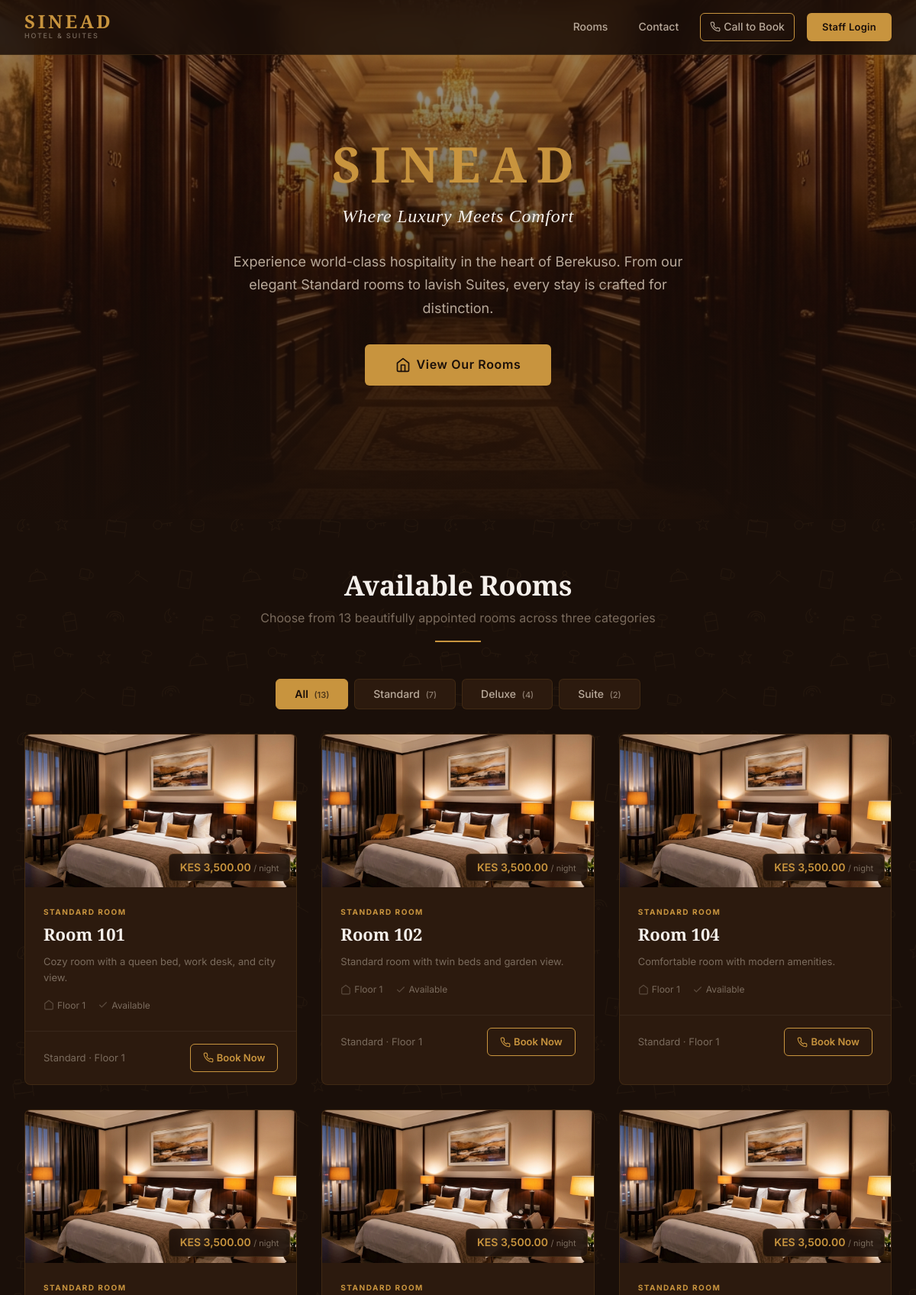
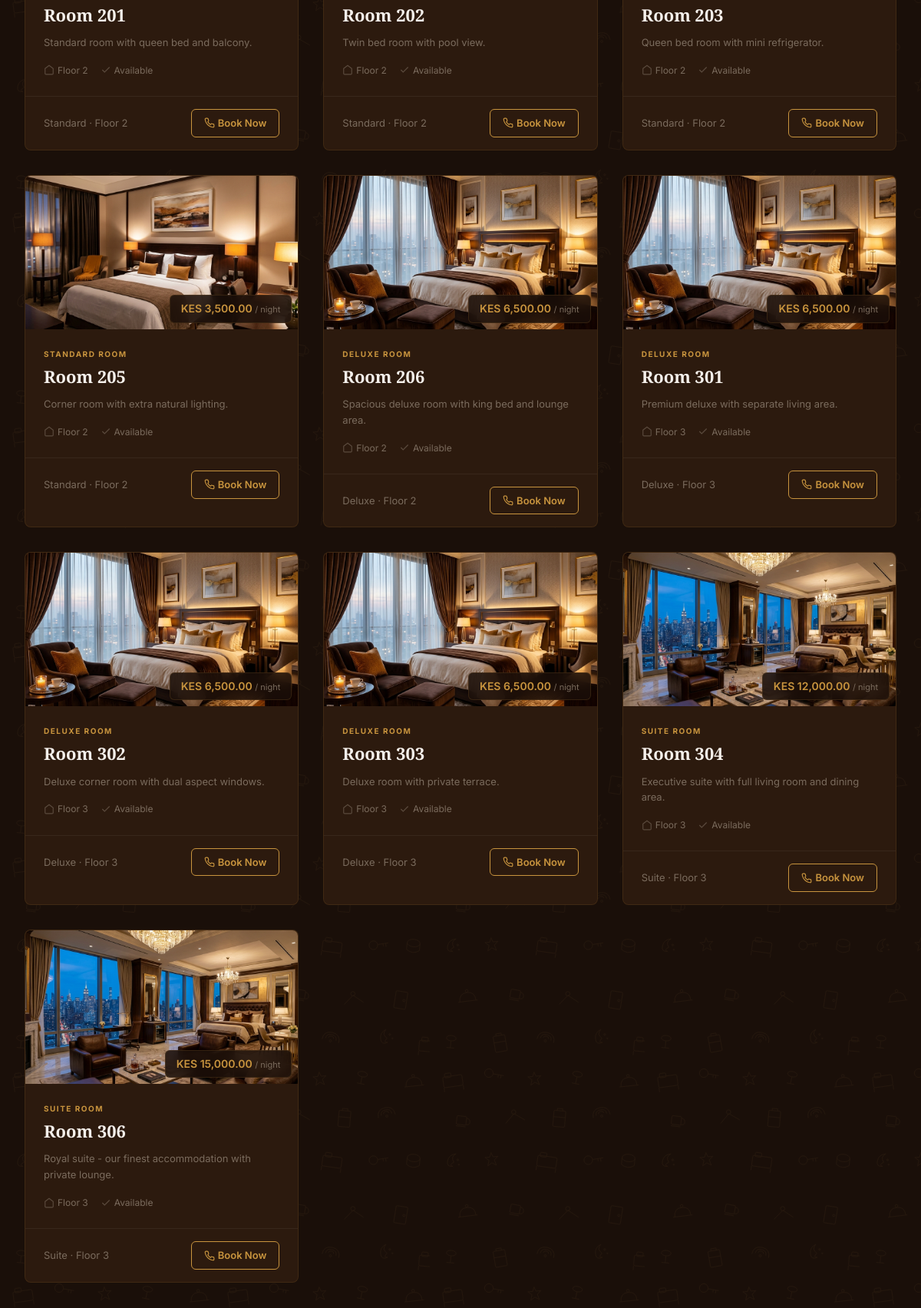
/index.php?page=listing (upper part), run on the app's committed database (2 pictures, top to bottom).
### tables this page shows
CREATE TABLE rooms (
    id              INT AUTO_INCREMENT PRIMARY KEY,
    room_number     VARCHAR(10)    NOT NULL UNIQUE,
    type            ENUM('Standard', 'Deluxe', 'Suite') NOT NULL DEFAULT 'Standard',
    floor           INT            NOT NULL DEFAULT 1,
    price_per_night DECIMAL(10, 2) NOT NULL,
    status          ENUM('Available', 'Occupied', 'Maintenance') NOT NULL DEFAULT 'Available',
    description     TEXT           DEFAULT NULL,
    image_path      VARCHAR(255)   DEFAULT NULL COMMENT 'Relative path under assets/, e.g. images/rooms/room-101-abc.jpg',
    created_at      DATETIME       NOT NULL DEFAULT CURRENT_TIMESTAMP,
    updated_at      DATETIME       NOT NULL DEFAULT CURRENT_TIMESTAMP ON UPDATE CURRENT_TIMESTAMP,

    INDEX idx_rooms_status (status),
    INDEX idx_rooms_type (type),
    INDEX idx_rooms_floor (floor)
);

### controllers/ListingController.php (called while the page is built, shortened)
<?php
$db = Database::getInstance();
$typeFilter = $_GET['type'] ?? '';
$where = "WHERE status = 'Available'";
$params = [];
$stmt = $db->prepare("SELECT * FROM rooms {$where} ORDER BY type ASC, room_number ASC");
$stmt->execute($params);
$rooms = $stmt->fetchAll();
$typeCounts = $db->query("
    SELECT type, COUNT(*) as count
    FROM rooms
    WHERE status = 'Available'
    GROUP BY type
")->fetchAll(PDO::FETCH_KEY_PAIR);
$totalAvailable = array_sum($typeCounts);
require_once VIEWS_PATH . '/listing/index.php';

### helpers/functions.php (called while the page is built, shortened)
<?php
function sanitize(string $data): string
{
    $data = trim($data);
    $data = stripslashes($data);
    $data = htmlspecialchars($data, ENT_QUOTES, 'UTF-8');
    return $data;
}
function url(string $page, array $params = []): string
{
    $url = BASE_URL . '/index.php?page=' . urlencode($page);
    foreach ($params as $key => $value) {
        $url .= '&' . urlencode($key) . '=' . urlencode($value);
    }
    return $url;
}
function asset(string $path): string
{
    return BASE_URL . '/assets/' . ltrim($path, '/');
}
function formatCurrency(float $amount): string
{
    return 'KES ' . number_format($amount, 2);
}

### views/listing/index.php (the view, shortened to what this page needs)
<!DOCTYPE html>
<html lang="en">
<head>
    <link rel="stylesheet" href="<?php echo asset('css/main.css'); ?>">
    <link rel="stylesheet" href="<?php echo asset('css/listing.css'); ?>">
</head>
<body>
    <nav class="listing-nav" id="listingNav">
        <div class="listing-nav-brand">
            <h1>SINEAD</h1>
            <span>Hotel &amp; Suites</span>
        </div>
        <div class="listing-nav-links">
            <a href="#rooms">Rooms</a>
            <a href="#contact">Contact</a>
            <a href="tel:<?php echo HOTEL_PHONE; ?>" class="btn-book-cta" style="border-color: var(--accent-gold);">
                Call to Book
            </a>
            <a href="<?php echo url('login'); ?>" class="btn-login-link">Staff Login</a>
        </div>
    </nav>
    <section class="listing-hero">
        <div class="listing-hero-bg" style="background-image: url('<?php echo asset('images/hero-login.png'); ?>');"></div>
        <div class="listing-hero-overlay"></div>
        <div class="listing-hero-content">
            <h1>SINEAD</h1>
            <p class="hero-tagline">Where Luxury Meets Comfort</p>
            <p>Experience world-class hospitality in the heart of Berekuso. From our elegant Standard rooms to lavish Suites, every stay is crafted for distinction.</p>
            <a href="#rooms" class="btn-hero">
                <svg xmlns="http://www.w3.org/2000/svg" width="20" height="20" viewBox="0 0 24 24" fill="none" stroke="currentColor" stroke-width="2" stroke-linecap="round" stroke-linejoin="round"><path d="M3 9l9-7 9 7v11a2 2 0 0 1-2 2H5a2 2 0 0 1-2-2z"></path><polyline points="9 22 9 12 15 12 15 22"></polyline></svg>
                View Our Rooms
            </a>
        </div>
    </section>
    <section class="listing-section" id="rooms">
        <div class="listing-section-header">
            <h2>Available Rooms</h2>
            <p>Choose from <?php echo $totalAvailable; ?> beautifully appointed rooms across three categories</p>
            <div class="accent-line"></div>
        </div>
        <div class="type-tabs">
            <a href="<?php echo url('listing'); ?>#rooms"
               class="type-tab <?php echo $typeFilter === '' ? 'active' : ''; ?>">
                All <span class="tab-count">(<?php echo $totalAvailable; ?>)</span>
            </a>
            <?php foreach (ROOM_TYPES as $rType): ?>
                <?php $count = $typeCounts[$rType] ?? 0; ?>
                <?php if ($count > 0): ?>
                <a href="<?php echo url('listing', ['type' => $rType]); ?>#rooms"
                   class="type-tab <?php echo $typeFilter === $rType ? 'active' : ''; ?>">
                    <?php echo sanitize($rType); ?> <span class="tab-count">(<?php echo $count; ?>)</span>
                </a>
                <?php endif; ?>
            <?php endforeach; ?>
        </div>
        <?php if (empty($rooms)): ?>
            <div style="text-align: center; padding: var(--space-3xl) 0; color: var(--text-muted);">
                <svg xmlns="http://www.w3.org/2000/svg" width="64" height="64" viewBox="0 0 24 24" fill="none" stroke="currentColor" stroke-width="1" stroke-linecap="round" stroke-linejoin="round" style="margin: 0 auto var(--space-lg); display: block; opacity: 0.3;">
                    <path d="M3 9l9-7 9 7v11a2 2 0 0 1-2 2H5a2 2 0 0 1-2-2z"></path>
                </svg>
                <h3 style="color: var(--text-secondary); margin-bottom: var(--space-sm);">No Rooms Available</h3>
                <p>All rooms are currently occupied. Please call us for upcoming availability.</p>
                <a href="tel:<?php echo HOTEL_PHONE; ?>" class="btn-hero" style="margin-top: var(--space-lg);">
                    <svg xmlns="http://www.w3.org/2000/svg" width="20" height="20" viewBox="0 0 24 24" fill="none" stroke="currentColor" stroke-width="2"><path d="M22 16.92v3a2 2 0 0 1-2.18 2 19.79 19.79 0 0 1-8.63-3.07 19.5 19.5 0 0 1-6-6 19.79 19.79 0 0 1-3.07-8.67A2 2 0 0 1 4.11 2h3a2 2 0 0 1 2 1.72 12.84 12.84 0 0 0 .7 2.81 2 2 0 0 1-.45 2.11L8.09 9.91a16 16 0 0 0 6 6l1.27-1.27a2 2 0 0 1 2.11-.45 12.84 12.84 0 0 0 2.81.7A2 2 0 0 1 22 16.92z"></path></svg>
                    Call <?php echo HOTEL_PHONE; ?>
                </a>
            </div>
        <?php else: ?>
            <div class="listing-rooms-grid">
                <?php
                    $imageMap = [
                        'Standard' => 'room-standard.png',
                        'Deluxe'   => 'room-deluxe.png',
                        'Suite'    => 'room-suite.png'
                    ];
                    $amenitiesByType = [
                        'Standard' => ['Free Wi-Fi', 'Air Conditioning', 'LCD TV', 'Room Service', 'En-suite Bathroom', 'Daily Housekeeping'],
                        'Deluxe'   => ['Free Wi-Fi', 'Air Conditioning', 'Smart TV', 'Mini Bar', 'Premium Bedding', 'Room Service', 'Work Desk', 'En-suite Bathroom'],
                        'Suite'    => ['Free Wi-Fi', 'Air Conditioning', 'Smart TV', 'Full Mini Bar', 'Living Area', 'Premium Bedding', 'Butler Service', 'Jacuzzi Bath', 'Work Desk', 'Room Service'],
                    ];
                ?>
                <?php foreach ($rooms as $room): ?>
                    <?php $roomImage = $imageMap[$room['type']] ?? 'room-standard.png'; ?>
                    <div class="listing-room-card"
                         onclick="openRoomModal(<?php echo htmlspecialchars(json_encode([
                             'room_number' => $room['room_number'],
                             'type'        => $room['type'],
                             'floor'       => $room['floor'],
                             'price'       => $room['price_per_night'],
                             'description' => $room['description'] ?? '',
                             'image'       => asset("images/{$roomImage}"),
                             'amenities'   => $amenitiesByType[$room['type']] ?? [],
                         ]), ENT_QUOTES, 'UTF-8'); ?>)">
                        <div class="listing-room-card-image-wrapper">
                            <img src="<?php echo asset("images/{$roomImage}"); ?>"
                                 alt="<?php echo sanitize($room['type']); ?> Room"
                                 class="listing-room-card-image"
                                 loading="lazy">
                            <div class="price-badge">
                                <?php echo formatCurrency($room['price_per_night']); ?> <span>/ night</span>
                            </div>
                        </div>
                        <div class="listing-room-card-body">
                            <div class="listing-room-card-type"><?php echo sanitize($room['type']); ?> Room</div>
                            <div class="listing-room-card-title">Room <?php echo sanitize($room['room_number']); ?></div>
                            <?php if (!empty($room['description'])): ?>
                                <div class="listing-room-card-desc"><?php echo sanitize($room['description']); ?></div>
                            <?php endif; ?>
                            <div class="listing-room-card-meta">
                                <span>
                                    <svg xmlns="http://www.w3.org/2000/svg" width="14" height="14" viewBox="0 0 24 24" fill="none" stroke="currentColor" stroke-width="2"><path d="M3 9l9-7 9 7v11a2 2 0 0 1-2 2H5a2 2 0 0 1-2-2z"></path></svg>
                                    Floor <?php echo (int)$room['floor']; ?>
                                </span>
                                <span>
                                    <svg xmlns="http://www.w3.org/2000/svg" width="14" height="14" viewBox="0 0 24 24" fill="none" stroke="currentColor" stroke-width="2"><polyline points="20 6 9 17 4 12"></polyline></svg>
                                    Available
                                </span>
                            </div>
                        </div>
                        <div class="listing-room-card-footer">
                            <span class="text-muted text-sm"><?php echo sanitize($room['type']); ?> · Floor <?php echo (int)$room['floor']; ?></span>
                            <span class="btn-book-cta" onclick="event.stopPropagation(); window.location.href='tel:<?php echo HOTEL_PHONE; ?>'">
                                Book Now
                            </span>
                        </div>
                    </div>
                <?php endforeach; ?>
            </div>
        <?php endif; ?>
    </section>
</body>
</html>

### assets/css/main.css (style rules this page uses)
:root { --bg-primary: #1A0F09; --bg-secondary: #2C1A0E; --bg-elevated: #3D2417; --bg-surface: #4A3228; --bg-hover: #5A4238; --accent-gold: #C8943E; --accent-gold-hover: #D4A84B; --accent-gold-light: rgba(200, 148, 62, 0.15); --accent-gold-glow: rgba(200, 148, 62, 0.3); --accent-amber: #E8B14A; --accent-purple: #7C5CBF; --accent-purple-light: rgba(124, 92, 191, 0.15); --text-primary: #F5F0EB; --text-secondary: #B8A99A; --text-muted: #7A6B5D; --text-inverse: #1A0F09; --success: #4A8C5C; --success-light: rgba(74, 140, 92, 0.15); --danger: #A94442; --danger-light: rgba(169, 68, 66, 0.15); --warning: #D4A84B; --warning-light: rgba(212, 168, 75, 0.15); --info: #5B8FB9; --info-light: rgba(91, 143, 185, 0.15); --border-color: rgba(200, 148, 62, 0.12); --border-subtle: rgba(245, 240, 235, 0.06); --border-accent: var(--accent-gold); --shadow-sm: 0 1px 3px rgba(0, 0, 0, 0.3); --shadow-md: 0 4px 12px rgba(0, 0, 0, 0.4); --shadow-lg: 0 8px 32px rgba(0, 0, 0, 0.5); --shadow-gold: 0 4px 20px rgba(200, 148, 62, 0.15); --space-xs: 0.25rem; --space-sm: 0.5rem; --space-md: 1rem; --space-lg: 1.5rem; --space-xl: 2rem; --space-2xl: 3rem; --space-3xl: 4rem; --radius-sm: 4px; --radius-md: 6px; --radius-lg: 8px; --transition-fast: 150ms ease; --transition-base: 250ms ease; --transition-slow: 400ms ease; --sidebar-width: 260px; --sidebar-collapsed: 72px; --header-height: 64px; --content-max-width: 1400px; }
*, *::before, *::after { box-sizing: border-box; margin: 0; padding: 0; }
html { font-size: 16px; scroll-behavior: smooth; -webkit-font-smoothing: antialiased; -moz-osx-font-smoothing: grayscale; }
body { font-family: 'Inter', -apple-system, BlinkMacSystemFont, 'Segoe UI', sans-serif; font-weight: 400; line-height: 1.6; color: var(--text-primary); background-color: var(--bg-primary); min-height: 100vh; overflow-x: hidden; background-repeat: repeat; background-size: 280px 280px; }
a { color: var(--accent-gold); text-decoration: none; transition: color var(--transition-fast); }
img { max-width: 100%; height: auto; display: block; }
h1, h2, h3, h4, h5, h6 { font-family: 'Cormorant Garamond', Georgia, 'Times New Roman', serif; font-weight: 600; line-height: 1.25; color: var(--text-primary); letter-spacing: -0.01em; }
h1 { font-size: 2.25rem; }
h2 { font-size: 1.75rem; }
p { margin-bottom: var(--space-md); color: var(--text-secondary); }
.text-muted { color: var(--text-muted); }
.text-sm { font-size: 0.8125rem; }

### data on the page
rooms: price_per_night "KES 3,500.00", type "STANDARD", room_number "101", description "Cozy room with a queen bed, work desk, and city view.", floor "1", type "Standard"
rooms: price_per_night "KES 3,500.00", type "STANDARD", room_number "102", description "Standard room with twin beds and garden view.", floor "1", type "Standard"
rooms: price_per_night "KES 3,500.00", type "STANDARD", room_number "104", description "Comfortable room with modern amenities.", floor "1", type "Standard"
rooms: price_per_night "KES 3,500.00", type "STANDARD", room_number "201", description "Standard room with queen bed and balcony.", floor "2", type "Standard"
rooms: price_per_night "KES 3,500.00", type "STANDARD", room_number "202", description "Twin bed room with pool view.", floor "2", type "Standard"
rooms: price_per_night "KES 3,500.00", type "STANDARD", room_number "203", description "Queen bed room with mini refrigerator.", floor "2", type "Standard"
rooms: price_per_night "KES 3,500.00", type "STANDARD", room_number "205", description "Corner room with extra natural lighting.", floor "2", type "Standard"
rooms: price_per_night "KES 6,500.00", type "DELUXE", room_number "206", description "Spacious deluxe room with king bed and lounge area.", floor "2", type "Deluxe"
rooms: price_per_night "KES 6,500.00", type "DELUXE", room_number "301", description "Premium deluxe with separate living area.", floor "3", type "Deluxe"
rooms: price_per_night "KES 6,500.00", type "DELUXE", room_number "302", description "Deluxe corner room with dual aspect windows.", floor "3", type "Deluxe"
rooms: price_per_night "KES 6,500.00", type "DELUXE", room_number "303", description "Deluxe room with private terrace.", floor "3", type "Deluxe"
rooms: price_per_night "KES 12,000.00", type "SUITE", room_number "304", description "Executive suite with full living room and dining area.", floor "3", type "Suite"
rooms: price_per_night "KES 15,000.00", type "SUITE", room_number "306", description "Royal suite - our finest accommodation with private lounge.", floor "3", type "Suite"

### other printed values
$totalAvailable "13"
$rType "Standard"
$count "7"
$rType "Deluxe"
$count "4"
$rType "Suite"
$count "2"
